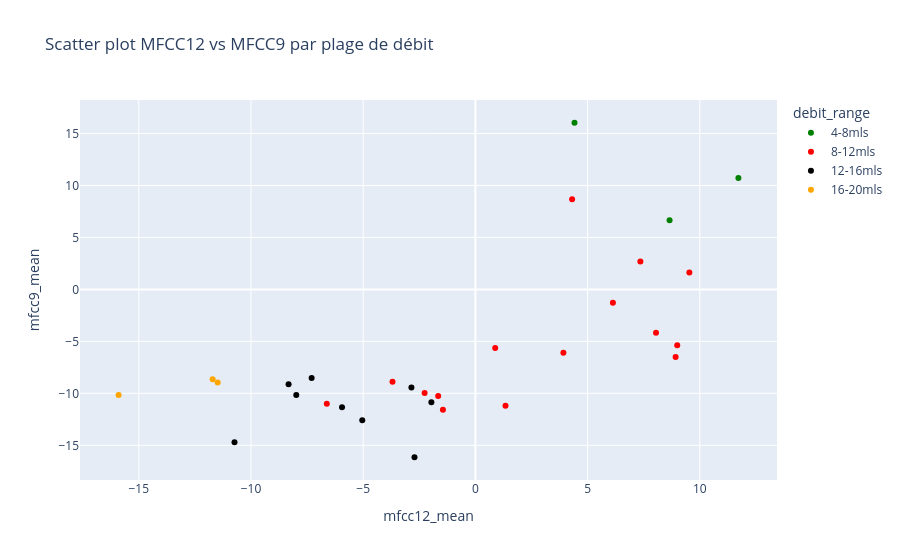

Notebook source saved alongside this figure:
### Markdown cell above
# Features Analysis

### Code cell
import pandas as pd
import plotly.express as px

# Charger les données
df = pd.read_csv("calibration_sounds_features.csv", sep=",")

# Bornes des plages
bins = [0, 4, 8, 12, 16, 20]
labels = ["0-4mls", "4-8mls", "8-12mls", "12-16mls", "16-20mls"]

# Variable catégorielle
df["debit_range"] = pd.cut(
    df["debit"],
    bins=bins,
    labels=labels,
    include_lowest=True
)

# Couleurs personnalisées (contrastées)
color_map = {
    "0-4mls": "blue",
    "4-8mls": "green",
    "8-12mls": "red",
    "12-16mls": "black",
    "16-20mls": "orange"   # 5e classe (si tu veux on peut aussi la garder rouge foncé)
}

# Scatter interactif
fig = px.scatter(
    df,
    x="mfcc12_mean",
    y="mfcc9_mean",
    color="debit_range",
    color_discrete_map=color_map,
    hover_data={
        "debit": True,
        "mfcc12_mean": True,
        "mfcc9_mean": True
    },
    title="Scatter plot MFCC12 vs MFCC9 par plage de débit"
)

fig.show()

### Figure 1 — Plotly figure (JSON) as saved in the notebook; plotly's stock layout.template omitted (floating-point values rounded to 4 significant figures)
{"data": [{"customdata": [[6.23], [6.25], [7.518]], "hovertemplate": "debit_range=4-8mls<br>mfcc12_mean=%{x}<br>mfcc9_mean=%{y}<br>debit=%{customdata[0]}<extra></extra>", "legendgroup": "4-8mls", "marker": {"color": "green", "symbol": "circle"}, "mode": "markers", "name": "4-8mls", "orientation": "v", "showlegend": true, "type": "scatter", "x": [4.416, 11.72, 8.653], "xaxis": "x", "y": [16.04, 10.71, 6.658], "yaxis": "y"}, {"customdata": [[8.81], [9.074], [9.09], [9.099], [9.99], [10.47], [10.5], [10.73], [10.75], [10.93], [11.01], [11.11], [11.7], [11.79], [11.83]], "hovertemplate": "debit_range=8-12mls<br>mfcc12_mean=%{x}<br>mfcc9_mean=%{y}<br>debit=%{customdata[0]}<extra></extra>", "legendgroup": "8-12mls", "marker": {"color": "red", "symbol": "circle"}, "mode": "markers", "name": "8-12mls", "orientation": "v", "showlegend": true, "type": "scatter", "x": [6.127, 8.921, 9.534, 4.31, 7.351, 3.921, 8.049, -2.263, 8.993, -3.693, -1.447, 0.8828, -6.621, -1.658, 1.342], "xaxis": "x", "y": [-1.285, -6.498, 1.628, 8.668, 2.697, -6.097, -4.169, -9.974, -5.366, -8.887, -11.57, -5.637, -10.99, -10.25, -11.2], "yaxis": "y"}, {"customdata": [[12.13], [12.89], [13.0], [13.33], [13.42], [13.48], [14.77], [15.11], [15.35]], "hovertemplate": "debit_range=12-16mls<br>mfcc12_mean=%{x}<br>mfcc9_mean=%{y}<br>debit=%{customdata[0]}<extra></extra>", "legendgroup": "12-16mls", "marker": {"color": "black", "symbol": "circle"}, "mode": "markers", "name": "12-16mls", "orientation": "v", "showlegend": true, "type": "scatter", "x": [-7.296, -2.851, -5.04, -7.981, -1.961, -2.714, -10.73, -8.324, -5.943], "xaxis": "x", "y": [-8.526, -9.426, -12.59, -10.15, -10.85, -16.15, -14.71, -9.116, -11.33], "yaxis": "y"}, {"customdata": [[16.67], [18.52], [19.76]], "hovertemplate": "debit_range=16-20mls<br>mfcc12_mean=%{x}<br>mfcc9_mean=%{y}<br>debit=%{customdata[0]}<extra></extra>", "legendgroup": "16-20mls", "marker": {"color": "orange", "symbol": "circle"}, "mode": "markers", "name": "16-20mls", "orientation": "v", "showlegend": true, "type": "scatter", "x": [-11.48, -11.71, -15.9], "xaxis": "x", "y": [-8.963, -8.65, -10.15], "yaxis": "y"}], "layout": {"legend": {"title": {"text": "debit_range"}, "tracegroupgap": 0}, "title": {"text": "Scatter plot MFCC12 vs MFCC9 par plage de débit"}, "xaxis": {"anchor": "y", "domain": [0, 1], "title": {"text": "mfcc12_mean"}}, "yaxis": {"anchor": "x", "domain": [0, 1], "title": {"text": "mfcc9_mean"}}}}
